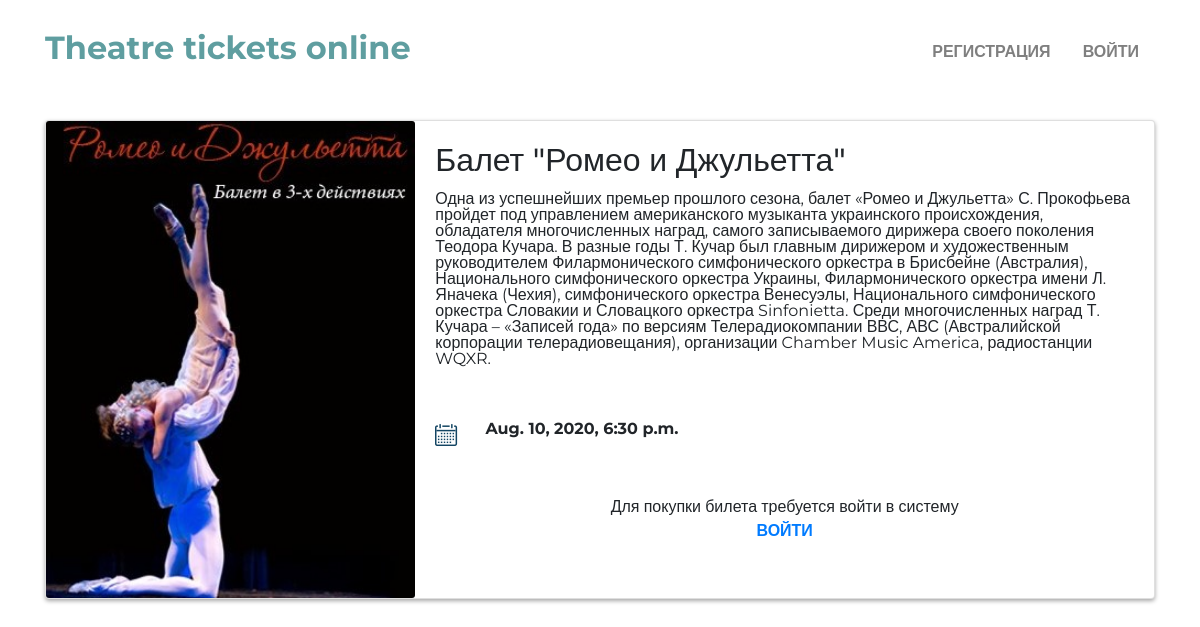
The page /1 on the database its author committed.
### theater/models.py (models this page shows, shortened)
class Performance(models.Model):
    id = models.AutoField(auto_created=True, primary_key=True)
    image = models.ImageField(null=True, blank=True, upload_to='performance/')
    title = models.CharField(max_length=50, null=False, db_index=True)
    description = models.TextField(null=True)
    date = models.DateField(null=False, db_index=True)
    time = models.TimeField(null=False,db_index=True)
    class Meta:
        db_table = 'theater_performance'
        ordering = ('date',)
        index_together = [
            ['title'],
            ['date'],
            ['date', 'time']
        ]

### theater/views.py (the view)
# urls.py: path("<int:performance_id>", views.performance, name="performance"),
def performance(request, performance_id):
    try:
        context = {
            "performance": Performance.objects.get(id=RawSQL("SELECT id FROM theater_performance WHERE id = %s",
                                                             [performance_id]))
        }
    except Performance.DoesNotExist:
        raise Http404("Performance does not exist.")
    return render(request, "theater/performance.html", context)

### theater/templates/theater/performance.html
{% extends "theater/layout.html" %}
{% block body %}
    <div class="card mb-3" style="">
        <div class="row no-gutters">
            <div class="col-md-4">
                <img src="{{ performance.image.url }}" class="card-img" alt="Image"/>
            </div>
            <div class="col-md-8">
                <div class="card-body">
                    <h2 class="card-title">{{ performance.title }}</h2>
                    <p class="card-text" style="font-size:16px">{{ performance.description }}</p>
                </div>
                <br>
                <br>
                <div class="container">
                    <div class="row">
                        <div class="col-5">
                            {% load static %}
                            <img class="float-left" src="{% static 'media/calendar.png' %}">
                            <p class="info float-left offset-1"> <h6><b> {{ performance.date }}, {{ performance.time }}</b></h6>
                        </div>
                    </div>
                </div>
                <br>
                <br>
                <br>
                {% if request.user.is_authenticated %}
                <div class="row justify-content-center">
                    <a class="btn btn-buy px-8 font-weight-bold text-uppercase" href="{% url 'ticket_selection' performance.id %}">Перейти к выбору билетов</a>
                </div>
                {% else %}
                    <div class="row justify-content-center">
                        Для покупки билета требуется войти в систему
                    </div>
                    <div class="row justify-content-center">
                        <a class="nav-link font-weight-bold text-uppercase"
                          href="{% url 'authorization' %}">Войти</a>
                    </div>
                {% endif %}
            </div>
        </div>
    </div>
{% endblock %}

### theater/static/css/styles.css (style rules this page uses)
body { font-family: 'Montserrat', sans-serif !important; margin: 0; padding: 0; color: #212529; }
.card-text { font-size: 10pt; }
.card { box-shadow: 0 2px 4px 0 rgba(0, 0, 0, 0.35); line-height: 1.0; }

### rows shown on the page
Performance: image (picture), title "Балет \"Ромео и Джульетта\"", description "Одна из успешнейших премьер прошлого сезона, балет «Ромео и Джульетта» С. Прокофьева пройдет под управлением американского музыканта украинского происхождения, обладателя многочисленных наград, самого записываемого дирижера своего поколения Теодора Кучара. В разные годы Т. Кучар был главным дирижером и художественным руководителем Филармонического симфонического оркестра в Брисбейне (Австралия), Национального симфонического оркестра Украины, Филармонического оркестра имени Л. Яначека (Чехия), симфонического оркестра Венесуэлы, Национального симфонического оркестра Словакии и Словацкого оркестра Sinfonietta. Среди многочисленных наград Т. Кучара – «Записей года» по версиям Телерадиокомпании…", date "Aug. 10, 2020", time "6:30 p.m."
